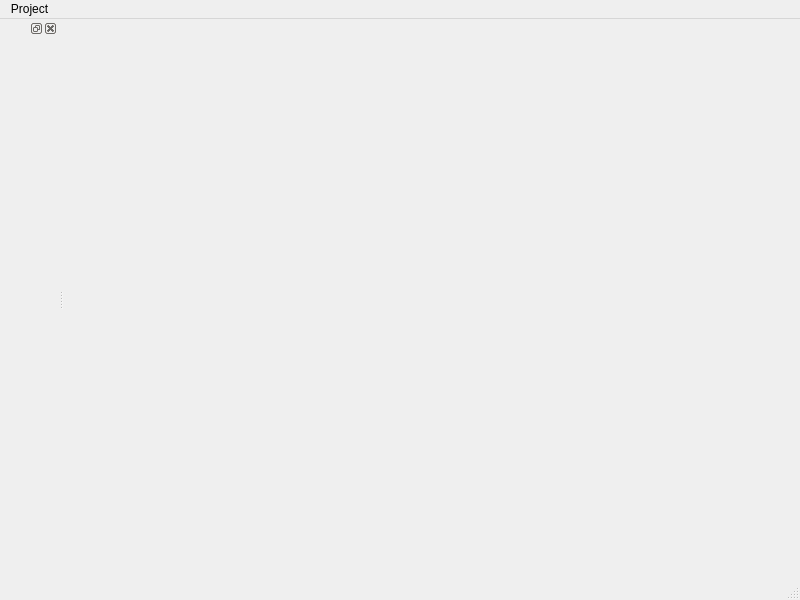
<?xml version="1.0" encoding="UTF-8"?>
<ui version="4.0">
 <class>MainWindow</class>
 <widget class="QMainWindow" name="MainWindow">
  <property name="geometry">
   <rect>
    <x>0</x>
    <y>0</y>
    <width>800</width>
    <height>600</height>
   </rect>
  </property>
  <property name="windowTitle">
   <string>MainWindow</string>
  </property>
  <property name="windowIcon">
   <iconset resource="../resources/res.qrc">
    <normaloff>:/ico/qgis.ico</normaloff>:/ico/qgis.ico</iconset>
  </property>
  <widget class="QWidget" name="centralwidget">
   <layout class="QVBoxLayout" name="verticalLayout">
    <item>
     <widget class="QWidget" name="mapcanvasWidget" native="true"/>
    </item>
   </layout>
  </widget>
  <widget class="QMenuBar" name="menubar">
   <property name="geometry">
    <rect>
     <x>0</x>
     <y>0</y>
     <width>800</width>
     <height>23</height>
    </rect>
   </property>
   <widget class="QMenu" name="menuProject">
    <property name="title">
     <string>Project</string>
    </property>
    <addaction name="actionopen"/>
   </widget>
   <addaction name="menuProject"/>
  </widget>
  <widget class="QStatusBar" name="statusbar"/>
  <widget class="QDockWidget" name="dockWidget">
   <attribute name="dockWidgetArea">
    <number>1</number>
   </attribute>
   <widget class="QWidget" name="layerTreeDockWidget"/>
  </widget>
  <action name="actionopen">
   <property name="text">
    <string>open</string>
   </property>
  </action>
 </widget>
 <resources>
  <include location="../resources/res.qrc"/>
 </resources>
 <connections/>
</ui>
